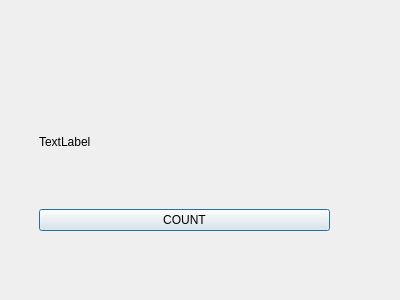
<?xml version="1.0" encoding="UTF-8"?>
<ui version="4.0">
 <class>Dialog</class>
 <widget class="QDialog" name="Dialog">
  <property name="geometry">
   <rect>
    <x>0</x>
    <y>0</y>
    <width>400</width>
    <height>300</height>
   </rect>
  </property>
  <property name="windowTitle">
   <string>Dialog</string>
  </property>
  <widget class="QWidget" name="verticalLayoutWidget">
   <property name="geometry">
    <rect>
     <x>39</x>
     <y>80</y>
     <width>291</width>
     <height>151</height>
    </rect>
   </property>
   <layout class="QVBoxLayout" name="verticalLayout">
    <item>
     <widget class="QLabel" name="label">
      <property name="text">
       <string>TextLabel</string>
      </property>
     </widget>
    </item>
    <item>
     <widget class="QPushButton" name="pushButton">
      <property name="text">
       <string>COUNT</string>
      </property>
     </widget>
    </item>
   </layout>
  </widget>
 </widget>
 <resources/>
 <connections/>
</ui>
